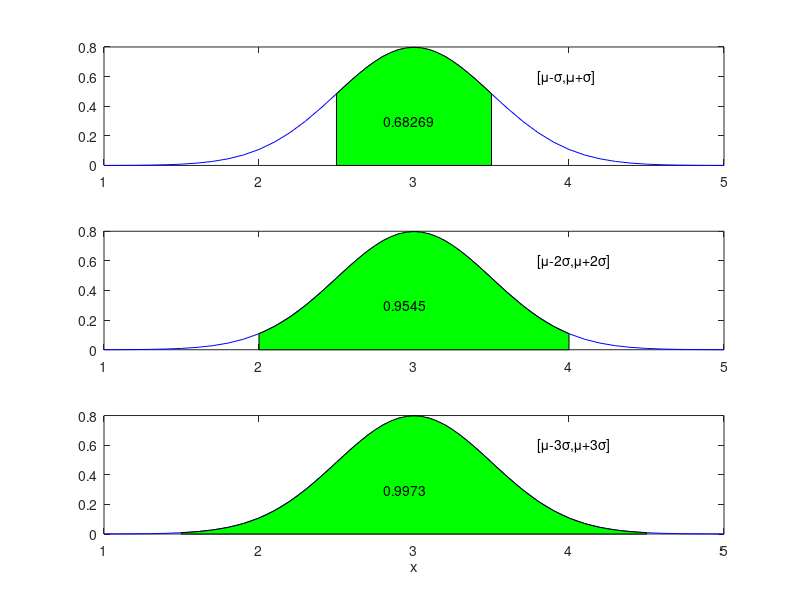

Reproduce this figure in MATLAB.
%exm040302 

mu=3;sigma=0.5;							%
x=mu+sigma*[-3:-1,1:3];
yf=normcdf(x,mu,sigma);
P=[yf(4)-yf(3),yf(5)-yf(2),yf(6)-yf(1)];
											%
xd=1:0.1:5;
yd=normpdf(xd,mu,sigma);				%
clf
for k=1:3
	%-------------------------------
		xx=x(4-k):sigma/10:x(3+k);
	yy=normpdf(xx,mu,sigma);	
	%--------------------------------------------------
	subplot(3,1,k),plot(xd,yd,'b');				%
	hold on
	fill([x(4-k),xx,x(3+k)],[0,yy,0],'g');		%
	hold off
	if k<2
 		text(3.8,0.6,'[{\mu}-{\sigma},{\mu}+{\sigma}]')
 	else
		kk=int2str(k);
		text(3.8,0.6,['[{\mu}-',kk,'{\sigma},{\mu}+',kk,'{\sigma}]'])
	end
	text(2.8,0.3,num2str(P(k)));shg
end  
xlabel('x');shg  






